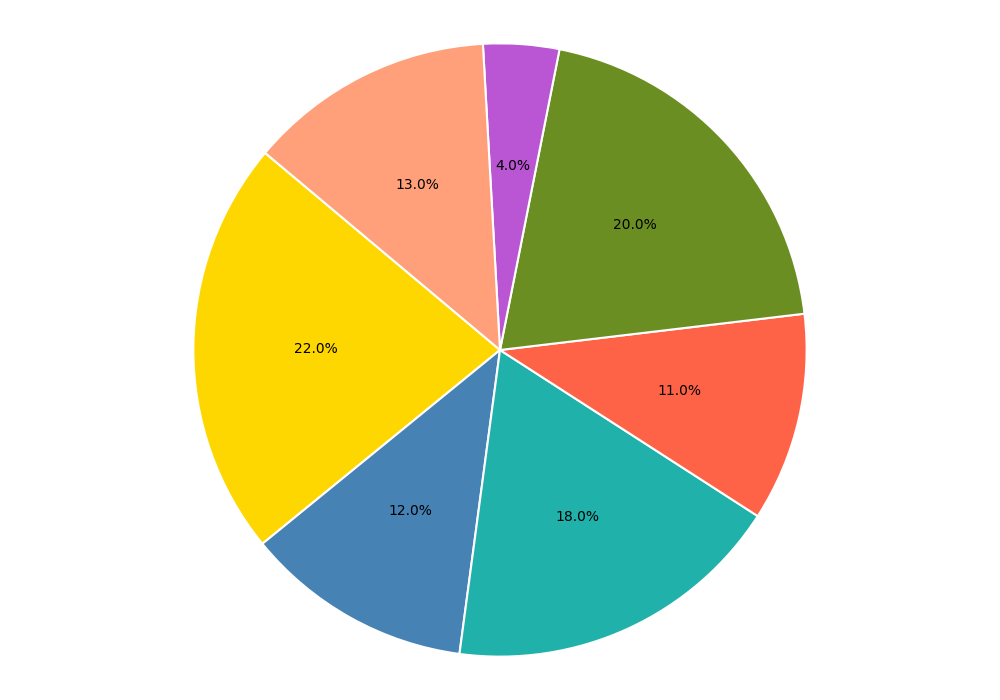

Source code (Python):
import matplotlib.pyplot as plt

budgets = [22, 12, 18, 11, 20, 4, 13]

colors = ['#ffd700', '#4682b4', '#20b2aa', '#ff6347', '#6b8e23', '#ba55d3', '#ffa07a']

fig, ax = plt.subplots(figsize=(10, 7))

# Plot a standard pie chart without a central circle
ax.pie(
    budgets,
    colors=colors,
    autopct='%1.1f%%',
    startangle=140,
    wedgeprops=dict(edgecolor='w', linewidth=1.5)
)

# Ensure that the pie chart is circular
ax.axis('equal')

plt.tight_layout()
plt.show()
